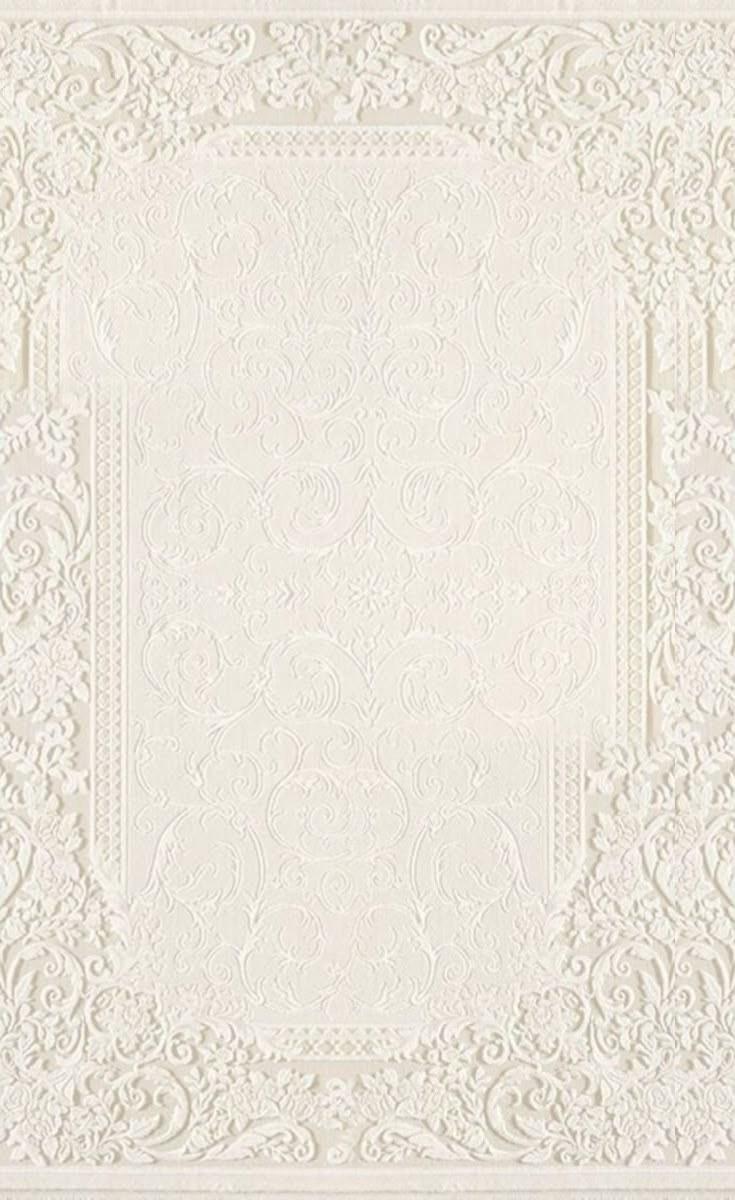
#> input picture assets/card-clean.jpg, 735 x 1200 px
$ python flowers2.py ../assets/card-clean.jpg ../assets/card-clean.jpg
#> lines starting #> are read from the running program, lines starting #| are printed output that depends on the picture; after the words box and inside, x2 and y2 are one past the last pixel; in counts of white or black regions, pixels touching at a corner belong together
import cv2, numpy as np, sys
src, outdir = sys.argv[1], sys.argv[2]
img = cv2.imread(src); H, W = img.shape[:2]
#> further down, img is the input picture: shape (1200, 735, 3); mean B, G, R 218.2, 229.1, 234.4
#> after `H, W = img.shape[:2]`: H = 1200; W = 735
clean = cv2.imread(f"{outdir}/card-clean.jpg")[:, :W]   # ignore the mirrored strip added on the right
# (cx, cy, radius) of each pearl flower, in image pixels
flowers = [(110, 105, 150), (35, 290, 72), (560, 1065, 175), (628, 850, 72)]
yy, xx = np.mgrid[0:H, 0:W]
mask = np.full((H, W), cv2.GC_BGD, np.uint8)
for cx, cy, r in flowers:
    dist = np.sqrt((xx - cx) ** 2 + (yy - cy) ** 2)
    mask[(dist < r * 1.25) & (mask == cv2.GC_BGD)] = cv2.GC_PR_BGD
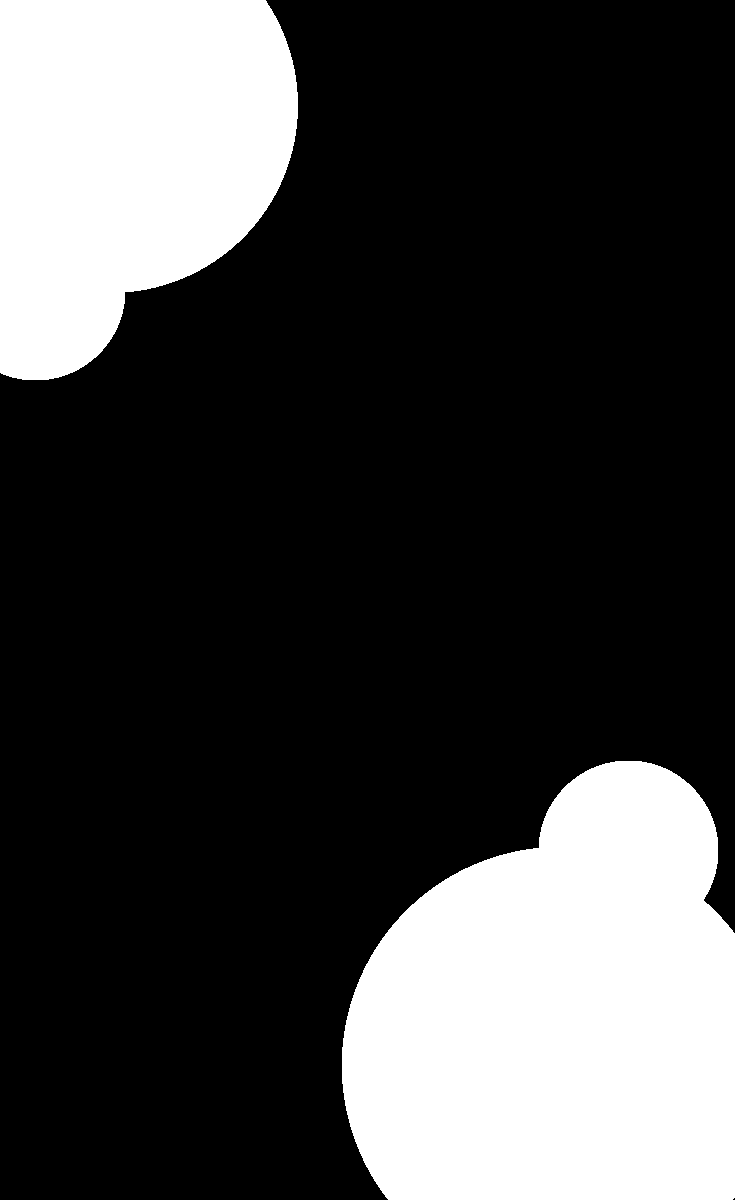
#> mask: shape (1200, 735); values 0 (black) and 2 (white), 25.5% white; 2 white regions, box (x1, y1, x2, y2) and area: (342, 761, 735, 1200) 137105, (0, 0, 298, 380) 87828
for cx, cy, r in flowers:
    dist = np.sqrt((xx - cx) ** 2 + (yy - cy) ** 2)
    mask[dist < r * 0.85] = cv2.GC_PR_FGD
    mask[dist < r * 0.5] = cv2.GC_FGD
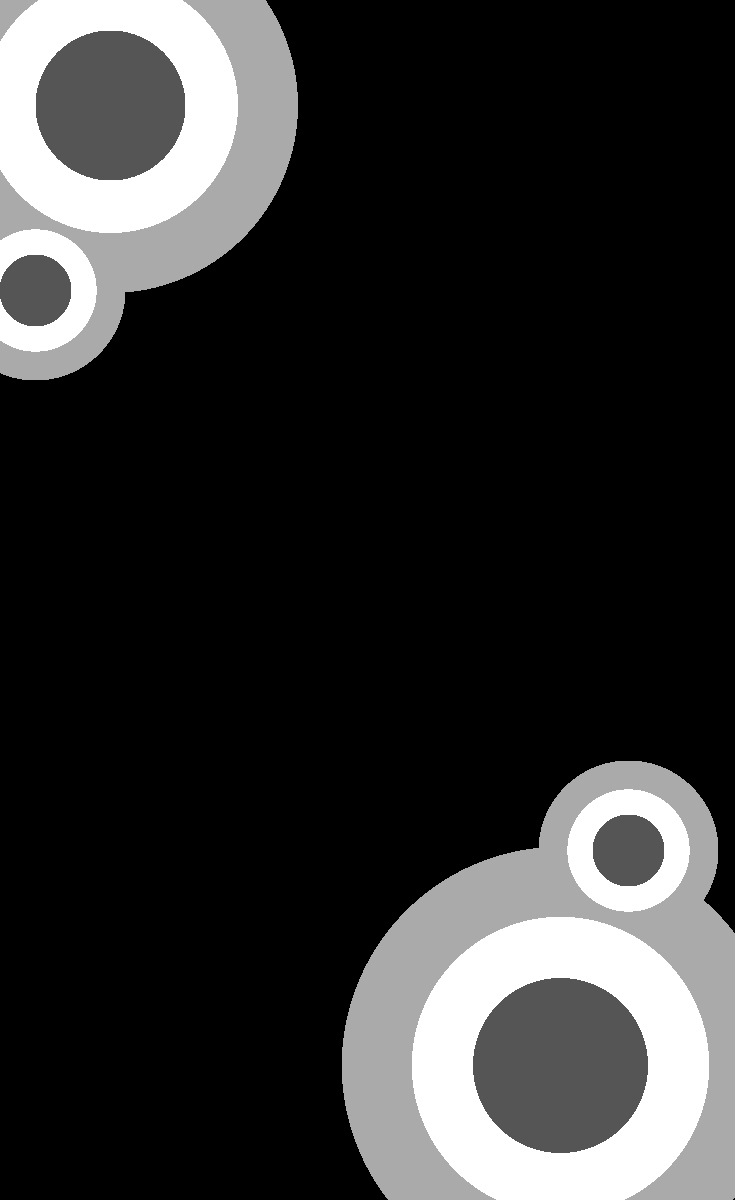
#> mask: shape (1200, 735); 15.59% of pixels changed, all inside (x1, y1, x2, y2) = (0, 0, 709, 1200); drawn with min black and max white
# the clean-plate difference is strong evidence too
a = cv2.cvtColor(img, cv2.COLOR_BGR2LAB).astype(np.float32); b = cv2.cvtColor(clean, cv2.COLOR_BGR2LAB).astype(np.float32)
#> after `a = cv2.cvtColor(img, cv2.COLOR_BGR2LAB).astype(np.float32)`:
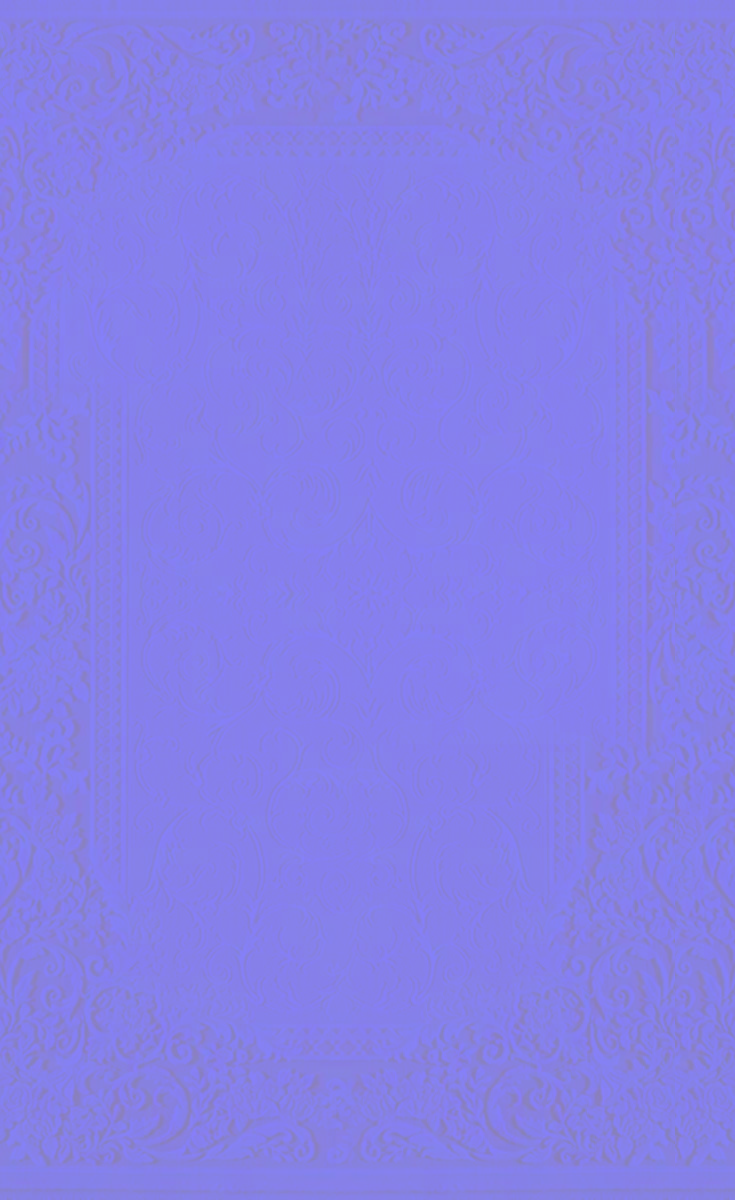
#> a: shape (1200, 735, 3) float32; mean B, G, R 232.6, 128, 135.2
d = cv2.GaussianBlur(np.sqrt(((a - b) ** 2).sum(axis=2)), (0, 0), 2)
#> d: shape (1200, 735) float32; every value is 0
bgd, fgd = np.zeros((1, 65), np.float64), np.zeros((1, 65), np.float64)
cv2.grabCut(img, mask, None, bgd, fgd, 8, cv2.GC_INIT_WITH_MASK)
fg = np.isin(mask, [cv2.GC_FGD, cv2.GC_PR_FGD]).astype(np.uint8) * 255
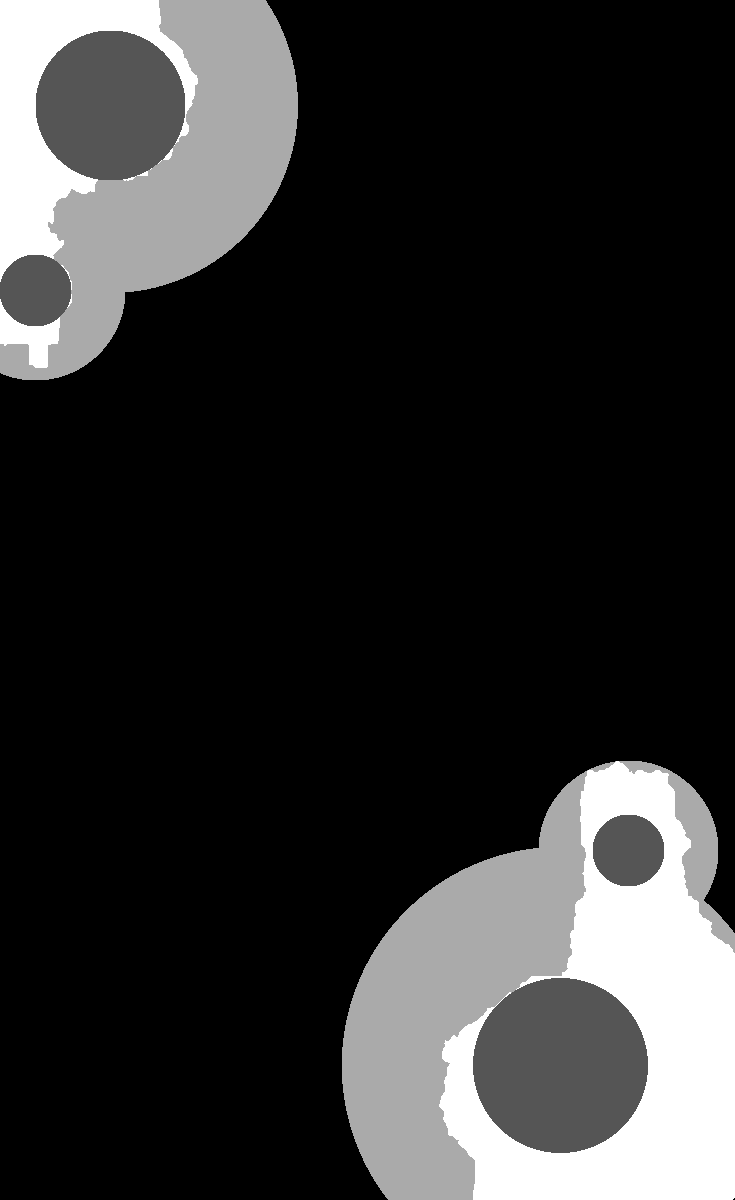
#> mask: shape (1200, 735); 6.08% of pixels changed, all inside (x1, y1, x2, y2) = (0, 0, 735, 1200); drawn with min black and max white
fg = cv2.morphologyEx(fg, cv2.MORPH_OPEN, cv2.getStructuringElement(cv2.MORPH_ELLIPSE, (9, 9)))
n, lab, st, _ = cv2.connectedComponentsWithStats(fg)
#> n = 3
#> fg: shape (1200, 735); 14.4% white; 2 white regions
keep = np.zeros_like(fg)
for k in range(1, n):
    if st[k, cv2.CC_STAT_AREA] > 3000: keep[lab == k] = 255
cnts, _ = cv2.findContours(keep, cv2.RETR_EXTERNAL, cv2.CHAIN_APPROX_NONE)
keep = np.zeros_like(keep); cv2.drawContours(keep, cnts, -1, 255, -1)
alpha = cv2.GaussianBlur(cv2.erode(keep, np.ones((3, 3), np.uint8)), (0, 0), 1.3)
# soft drop shadow baked under the petals so the cut-outs sit on the card naturally
shadow = cv2.GaussianBlur(cv2.dilate(keep, np.ones((5, 5), np.uint8)), (0, 0), 9).astype(np.float32) / 255 * 0.28
sh = np.roll(np.roll(shadow, 7, axis=0), 4, axis=1)
A = alpha.astype(np.float32) / 255
outA = A + sh * (1 - A)
shadow_col = np.array([70, 95, 125], np.float32)  # warm brown (BGR)
rgb = (img.astype(np.float32) * A[..., None] + shadow_col * (sh * (1 - A))[..., None]) / np.maximum(outA[..., None], 1e-4)
rgba = np.dstack([np.clip(rgb, 0, 255).astype(np.uint8), (outA * 255).astype(np.uint8)])
for name, (x0, y0, x1, y1) in {"flower-tl": (0, 0, .5, .36), "flower-br": (.5, .6, 1, 1)}.items():
    crop = rgba[int(y0*H):int(y1*H), int(x0*W):int(x1*W)]
    ys, xs = np.where(crop[..., 3] > 6)
    crop = crop[ys.min():ys.max()+1, xs.min():xs.max()+1]
    cv2.imwrite(f"{outdir}/{name}.webp", crop, [cv2.IMWRITE_WEBP_QUALITY, 90])
    print(name, crop.shape[1], "x", crop.shape[0], "at", int(x0*W)+xs.min(), int(y0*H)+ys.min())
#> this loop made 2 passes
#| flower-tl 214 x 387 at 0 0
#| flower-br 303 x 443 at 432 757
#> pass 1, `crop = crop[ys.min():ys.max()+1, xs.min():xs.max()+1]`:
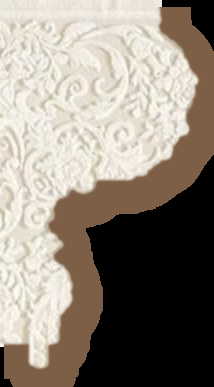
#> crop: shape (387, 214, 4); mean B, G, R, A 124.5, 135.7, 144.6, 133.3
#> pass 2, `crop = crop[ys.min():ys.max()+1, xs.min():xs.max()+1]`:
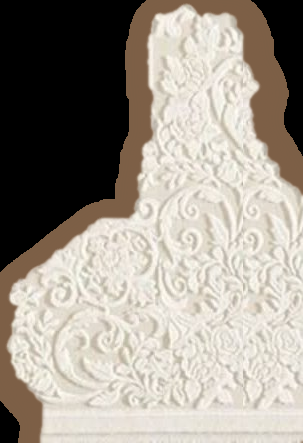
#> crop: shape (443, 303, 4); mean B, G, R, A 142.6, 152.7, 160.1, 159.9
